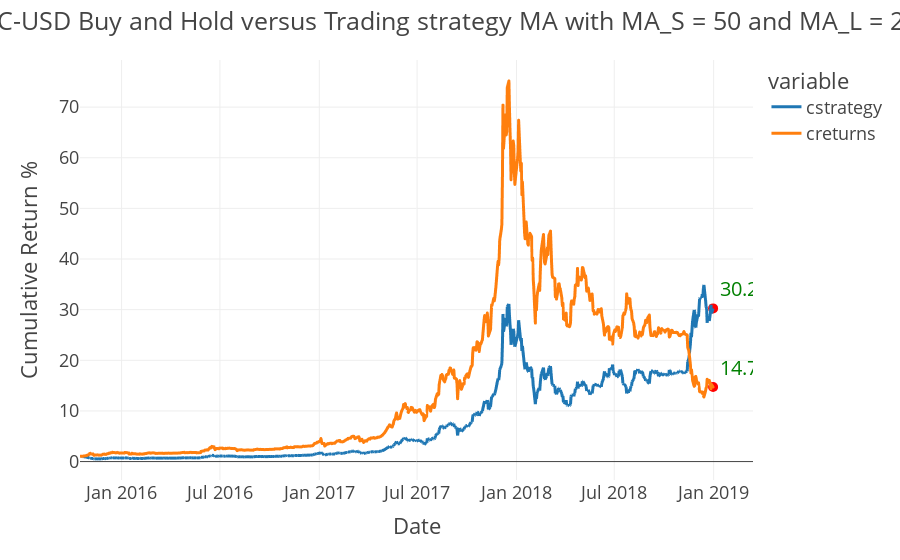

The cell this chart's notebook holds for it:
### Code cell
tester.plot_results()

### Figure 1 — Plotly figure (JSON) as saved in the notebook; plotly's stock layout.template omitted (floating-point values rounded to 4 significant figures; data arrays with more than 128 entries replaced by an {"elided": "..."} marker saying what was removed)
{"data": [{"hovertemplate": "variable=cstrategy<br>Date=%{x}<br>value=%{y}<extra></extra>", "legendgroup": "cstrategy", "line": {"color": "#1F77B4", "dash": "solid"}, "marker": {"symbol": "circle"}, "mode": "lines", "name": "cstrategy", "showlegend": true, "type": "scattergl", "x": {"elided": "807 str values"}, "xaxis": "x", "y": {"elided": "807 float values"}, "yaxis": "y"}, {"hovertemplate": "variable=creturns<br>Date=%{x}<br>value=%{y}<extra></extra>", "legendgroup": "creturns", "line": {"color": "#FF7F0E", "dash": "solid"}, "marker": {"symbol": "circle"}, "mode": "lines", "name": "creturns", "showlegend": true, "type": "scattergl", "x": {"elided": "807 str values"}, "xaxis": "x", "y": {"elided": "807 float values"}, "yaxis": "y"}, {"marker": {"color": "red", "size": 10}, "mode": "markers+text", "showlegend": false, "text": ["14.71650020315451"], "textfont": {"color": "green", "size": 20}, "textposition": "top right", "type": "scatter", "x": ["2018-12-31T00:00:00"], "y": [14.72]}, {"marker": {"color": "red", "size": 10}, "mode": "markers+text", "showlegend": false, "text": ["30.24606888543681"], "textfont": {"color": "green", "size": 20}, "textposition": "top right", "type": "scatter", "x": ["2018-12-31T00:00:00"], "y": [30.25]}], "layout": {"legend": {"title": {"text": "variable"}, "tracegroupgap": 0}, "margin": {"t": 60}, "title": {"text": "BTC-USD Buy and Hold versus Trading strategy MA with MA_S = 50 and MA_L = 200"}, "xaxis": {"anchor": "y", "domain": [0, 1], "title": {"text": "Date"}}, "yaxis": {"anchor": "x", "domain": [0, 1], "title": {"text": "Cumulative Return %"}}}}
